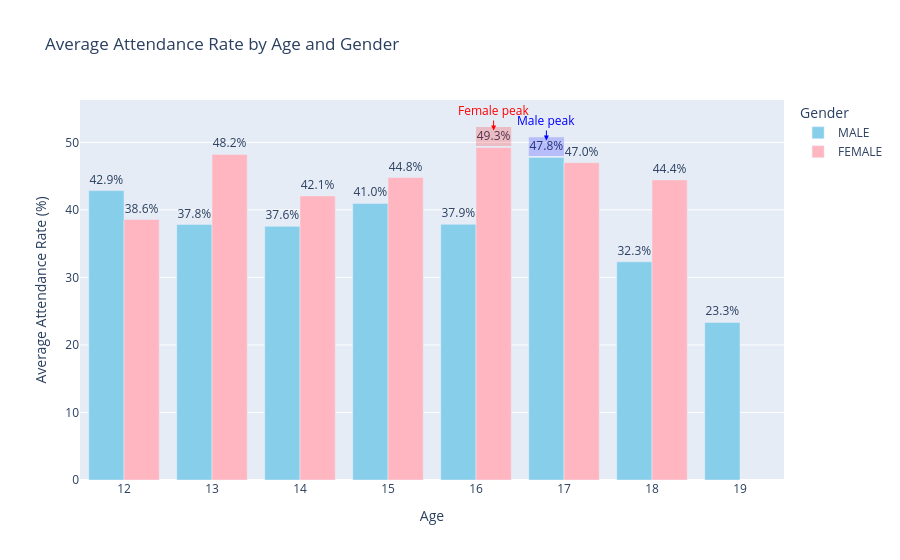

This figure's notebook cell:
### Code cell
hist_att_age_gen = px.bar(engagement.sort_values('age'), 
             x='age', y='mean', color='gender',
             barmode='group', text='mean', # shows the mean value on each bar
             color_discrete_map={'MALE': '#87ceeb', 'FEMALE': '#ffb6c1'},
             title="Average Attendance Rate by Age and Gender")  
hist_att_age_gen.update_traces(texttemplate='%{text:.1f}%',  # 1 decimal place
                  textposition='outside')
hist_att_age_gen.update_xaxes(dtick=1)  # show every age on x-axis
hist_att_age_gen.update_layout(xaxis_title='Age', yaxis_title='Average Attendance Rate (%)',
                  legend_title='Gender', autosize=True, )
                  # margin=dict(l=20, r=20, t=40, b=20))

## add annotation for clearer insights
# female peak
hist_att_age_gen.add_annotation(x=xf+0.2, y=yf+2.5, text="Female\npeak", 
                   showarrow=True, arrowhead=2, ax=0, ay=-20, arrowcolor="red",
                   font=dict(size=12, color="red"))
hist_att_age_gen.add_shape(type="rect", x0=xf, x1=xf+0.4, y0=yf+0.2, y1=yf+3,
              fillcolor="red", opacity=0.2, line_width=0)
# male peak
hist_att_age_gen.add_annotation(x=xm-0.2, y=ym+2.5, text="Male\npeak", 
                   showarrow=True, arrowhead=2, ax=0, ay=-20, arrowcolor="blue",
                   font=dict(size=12, color="blue"))
hist_att_age_gen.add_shape(type="rect", x0=xm, x1=xm-0.4, y0=ym+0.2, y1=ym+3,
              fillcolor="blue", opacity=0.2, line_width=0)
# # arrow: male attendance drop after peak
# hist_att_age_gen.add_annotation(x=19.2, y=32, ax=17.2, ay=60, xref='x', yref='y', axref='x', ayref='y', text="",
#                    showarrow=True, arrowhead=2, arrowcolor="blue", arrowwidth=1.5)
# # arrow: female attendance drop after peak
# hist_att_age_gen.add_annotation(x=17.8, y=54, ax=15.8, ay=61.5, xref='x', yref='y', axref='x', ayref='y', text="",
#                    showarrow=True, arrowhead=2, arrowcolor="red", arrowwidth=1.5)

hist_att_age_gen.show()

### Figure 1 — Plotly figure (JSON) as saved in the notebook; plotly's stock layout.template omitted (floating-point values rounded to 4 significant figures)
{"data": [{"alignmentgroup": "True", "hovertemplate": "gender=MALE<br>age=%{x}<br>mean=%{text}<extra></extra>", "legendgroup": "MALE", "marker": {"color": "#87ceeb", "pattern": {"shape": ""}}, "name": "MALE", "offsetgroup": "MALE", "orientation": "v", "showlegend": true, "text": [42.86, 37.84, 37.57, 40.96, 37.86, 47.78, 32.31, 23.33], "textposition": "outside", "texttemplate": "%{text:.1f}%", "type": "bar", "x": [12, 13, 14, 15, 16, 17, 18, 19], "xaxis": "x", "y": [42.86, 37.84, 37.57, 40.96, 37.86, 47.78, 32.31, 23.33], "yaxis": "y"}, {"alignmentgroup": "True", "hovertemplate": "gender=FEMALE<br>age=%{x}<br>mean=%{text}<extra></extra>", "legendgroup": "FEMALE", "marker": {"color": "#ffb6c1", "pattern": {"shape": ""}}, "name": "FEMALE", "offsetgroup": "FEMALE", "orientation": "v", "showlegend": true, "text": [38.57, 48.22, 42.07, 44.79, 49.26, 47.0, 44.44], "textposition": "outside", "texttemplate": "%{text:.1f}%", "type": "bar", "x": [12, 13, 14, 15, 16, 17, 18], "xaxis": "x", "y": [38.57, 48.22, 42.07, 44.79, 49.26, 47.0, 44.44], "yaxis": "y"}], "layout": {"annotations": [{"arrowcolor": "red", "arrowhead": 2, "ax": 0, "ay": -20, "font": {"color": "red", "size": 12}, "showarrow": true, "text": "Female\npeak", "x": 16.2, "y": 51.76}, {"arrowcolor": "blue", "arrowhead": 2, "ax": 0, "ay": -20, "font": {"color": "blue", "size": 12}, "showarrow": true, "text": "Male\npeak", "x": 16.8, "y": 50.28}], "autosize": true, "barmode": "group", "legend": {"title": {"text": "Gender"}, "tracegroupgap": 0}, "shapes": [{"fillcolor": "red", "line": {"width": 0}, "opacity": 0.2, "type": "rect", "x0": 16, "x1": 16.4, "y0": 49.46, "y1": 52.26}, {"fillcolor": "blue", "line": {"width": 0}, "opacity": 0.2, "type": "rect", "x0": 17, "x1": 16.6, "y0": 47.98, "y1": 50.78}], "title": {"text": "Average Attendance Rate by Age and Gender"}, "xaxis": {"anchor": "y", "domain": [0, 1], "dtick": 1, "title": {"text": "Age"}}, "yaxis": {"anchor": "x", "domain": [0, 1], "title": {"text": "Average Attendance Rate (%)"}}}}
